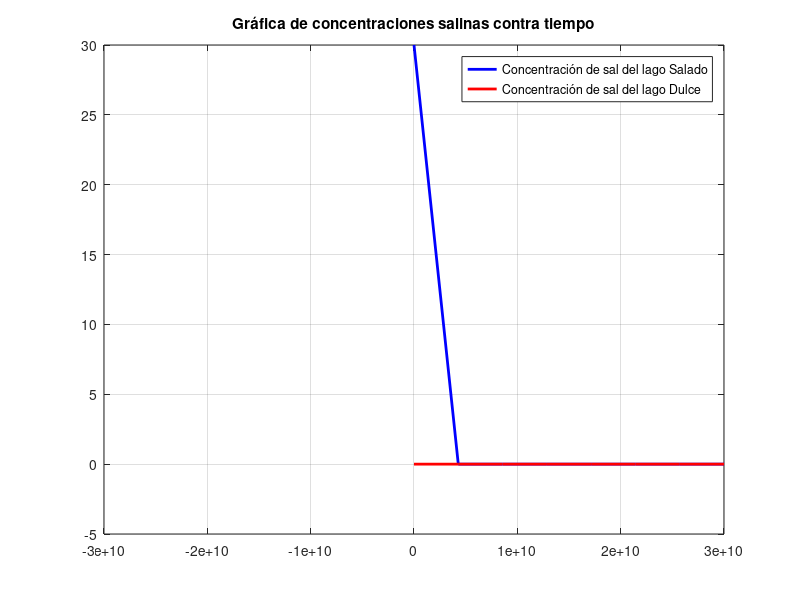

Write the MATLAB code that produced this figure.
S = @(x) 30.*exp(-0.00000002651.*x)
fplot(S,[-30000000000 30000000000],"b", "linewidth", 2)
axis ([-1000000 300000000 -5 30])
grid on
hold on
    
D = @(x) 3.83.*(exp(-0.000000003.*x)-exp(-0.00000002651.*x))
fplot(D,[-30000000000 30000000000],"r", "linewidth", 2)
title("Gráfica de concentraciones salinas contra tiempo")
legend("Concentración de sal del lago Salado", "Concentración de sal del lago Dulce")